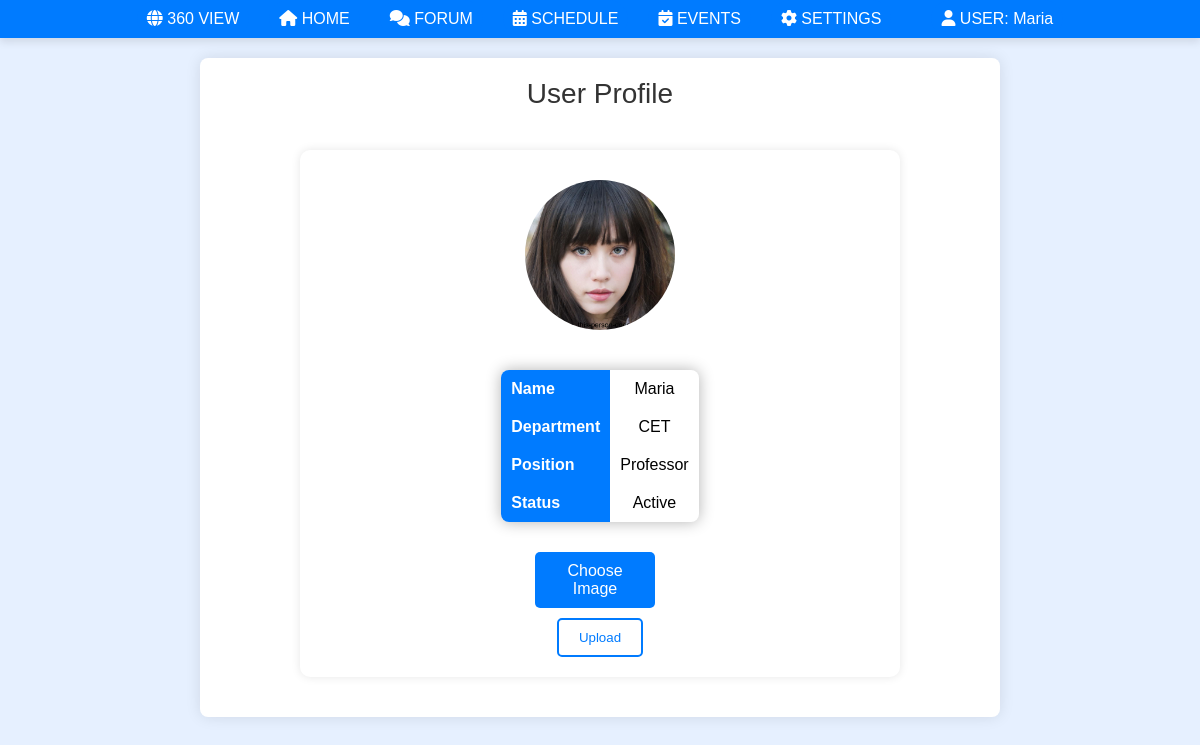
The page /user.php (signed in) on the database its author committed.
### tables this page shows
CREATE TABLE `users` (
  `user_id` int(11) NOT NULL,
  `username` varchar(50) NOT NULL,
  `full_name` varchar(100) DEFAULT NULL,
  `email` varchar(100) NOT NULL,
  `password_hash` varchar(255) NOT NULL,
  `student_num` int(11) DEFAULT NULL,
  `program` varchar(50) DEFAULT NULL,
  `year_level` varchar(10) DEFAULT NULL,
  `student_status` varchar(25) DEFAULT NULL,
  `status` varchar(25) DEFAULT NULL,
  `department` varchar(50) DEFAULT NULL,
  `role` enum('Student','Professor','Admin') NOT NULL DEFAULT 'Student',
  `profile_image` varchar(255) DEFAULT 'default_profile.jpg'
);

### public/user.php (the view, shortened to what this page needs)
<?php
require 'includes/dbh.inc.php';
if (isset($_SESSION['user_id'])) {
    $userId = $_SESSION['user_id'];
}
try {
    $stmt = $pdo->prepare("SELECT username, email, department, student_num, program, year_level, student_status, status, role, profile_image FROM users WHERE user_id = :user_id");
    $stmt->bindParam(':user_id', $userId, PDO::PARAM_INT);
    $stmt->execute();
    $user = $stmt->fetch(PDO::FETCH_ASSOC);
} catch (PDOException $e) {
    echo "Error fetching user details: " . $e->getMessage();
    exit;
}
?>
<!DOCTYPE html>
<html lang="en">
<head>
    <link rel="stylesheet" href="assets/user.css">
    <link rel="stylesheet" href="assets/dropdown.css">
    <link rel="stylesheet" href="https://cdnjs.cloudflare.com/ajax/libs/font-awesome/6.4.0/css/all.min.css">
</head>
<body>
    <div class="top-ribbon">
        <div class="ribbon-button-container dropdown stay">
            <span class="ribbon-button ribbon-trigger dropView"><i class="fas fa-globe"></i> 360 VIEW</span>
        </div>
        <div class="ribbon-button-container stay">
            <a href="home.php" class="ribbon-button"><i class="fas fa-home"></i> HOME</a>
        </div>
        <div class="ribbon-button-container">
            <a href="forum.php" class="ribbon-button"><i class="fas fa-comments"></i> FORUM</a>
        </div>
        <div class="ribbon-button-container">
            <a href="schedule.php" class="ribbon-button"><i class="fas fa-calendar-alt"></i> SCHEDULE</a>
        </div>
        <div class="ribbon-button-container">
            <a href="events.php" class="ribbon-button"><i class="fas fa-calendar-check"></i> EVENTS</a>
        </div>
        <div class="ribbon-button-container">
            <a href="settings.php" class="ribbon-button"><i class="fas fa-cog"></i> SETTINGS</a>
        </div>
        <div class="ribbon-button-container">
            <a href="user.php" class="ribbon-button"><i class="fas fa-user"></i> USER: <?php echo htmlspecialchars($user['username']); ?></a>
        </div>
    </div>
    <div class="user-container">
        <h1>User Profile</h1>
        <div class="profile">
            <div class="card">
                <img src="<?php echo htmlspecialchars($user['profile_image']); ?>" alt="Profile Picture">
                <div id="user-profile">
                    <?php
                    if (empty($user['student_num'])) {
                        echo "
                            <table>
                                <tbody>
                                    <tr>
                                        <th>Name</th>
                                        <td>{$user['username']}</td>
                                    </tr>
                                    <tr>
                                        <th>Department</th>
                                        <td>{$user['department']}</td>
                                    </tr>
                                    <tr>
                                        <th>Position</th>
                                        <td>{$user['role']}</td>
                                    </tr>
                                    <tr>
                                        <th>Status</th>
                                        <td>{$user['status']}</td>
                                    </tr>
                                </tbody>
                            </table>
                        ";
                    }
                    ?>
                </div>
                <div class="button-container">
                    <form action="<?php echo htmlspecialchars($_SERVER["PHP_SELF"]); ?>" method="post" enctype="multipart/form-data">
                        <div class="file-input">
                            <label for="input-file" class="button">Choose Image</label>
                        </div>
                        <button type="submit" class="upload-button">Upload</button>
                    </form>
                </div>
            </div>
        </div>
    </div>
</body>
</html>

### public/assets/user.css (style rules this page uses)
body { font-family: Arial, sans-serif; background-color: #e6f0ff; display: flex; flex-direction: column; align-items: center; height: 100vh; margin: 0; }
.top-ribbon { background-color: #007bff; width: 100%; padding: 10px 0; display: flex; justify-content: center; box-shadow: 0 4px 8px rgba(0, 0, 0, 0.1); }
.ribbon-button-container { margin: 0 10px; }
.ribbon-button { padding: 10px 20px; background-color: #007bff; color: white; text-decoration: none; border-radius: 20px; font-size: 16px; transition: background-color 0.3s, color 0.3s; }
* { margin: 0; padding: 0; box-sizing: border-box; font-family: 'Poppins', sans-serif; }
.user-container { background-color: #ffffff; padding: 20px; border-radius: 8px; box-shadow: 0 0 15px rgba(0, 0, 0, 0.1); text-align: center; margin-top: 20px; display: flex; flex-direction: column; align-items: center; width: 80%; max-width: 800px; }
.user-container h1 { margin-bottom: 20px; font-size: 28px; color: #333; font-weight: 300; }
#user-profile { display: flex; flex-direction: column; align-items: center; gap: 20px; margin-top: 20px; }
.profile { width: 100%; display: flex; align-items: center; justify-content: center; }
.card { background: #fff; display: flex; align-items: center; padding: 20px; width: 80%; max-width: 800px; border-radius: 8px; box-shadow: 0 0 15px rgba(0, 0, 0, 0.1); }
.card img { width: 150px; height: 150px; border-radius: 50%; margin: 10px 20px; }
label { display: block; width: 120px; background: #b5c9f3; padding: 10px; margin: 10px auto; border-radius: 5px; cursor: pointer; font-size: 16px; }
#user-profile table { border-collapse: collapse; box-shadow: 0 0 15px rgba(0, 0, 0, 0.3); border-radius: 8px; width: 100%; }
#user-profile table th { background-color: #007bff; color: white; padding: 10px; text-align: left; font-size: 16px; }
#user-profile table tr:first-child th { border-top-left-radius: 8px; }
#user-profile table tr:last-child th { border-bottom-left-radius: 8px; }
#user-profile table td { padding: 10px; font-size: 16px; }

### public/assets/dropdown.css (style rules this page uses)
.top-ribbon { background-color: #007bff; width: 100%; padding: 10px 0; display: flex; justify-content: center; box-shadow: 0 4px 8px rgba(0, 0, 0, 0.1); }
.ribbon-button-container { margin: 0 10px; display: block; }
.ribbon-button { padding: 10px 10px; background-color: #007bff; color: white; text-decoration: none; border-radius: 20px; font-size: 16px; transition: background-color 0.3s, color 0.3s; }
.dropdown { position: relative; padding-top: 0px; padding-bottom: 0px; }
.ribbon-trigger { cursor: pointer; display: none; }
.stay .ribbon-trigger { display: unset; }

### public/user.php (style rules this page uses)
.user-container { display: flex; flex-direction: column; align-items: center; justify-content: center; margin-top: 20px; }
.profile { display: flex; flex-direction: column; align-items: center; justify-content: center; margin-top: 20px; text-align: center; }
.card { display: flex; flex-direction: column; align-items: center; justify-content: center; background-color: white; padding: 20px; border-radius: 10px; box-shadow: 0 0 10px rgba(0, 0, 0, 0.1); width: 80%; max-width: 600px; margin-bottom: 20px; }
.card img { width: 150px; height: 150px; object-fit: cover; border-radius: 50%; margin-bottom: 20px; }
.button-container { display: flex; align-items: center; justify-content: center; margin-top: 20px; width: 100%; }
.file-input { position: relative; overflow: hidden; margin-right: 10px; }
.button, .upload-button { display: inline-block; padding: 10px 20px; background-color: #007BFF; color: white; text-decoration: none; border: none; border-radius: 5px; cursor: pointer; transition: background-color 0.3s; }
.upload-button { background-color: white; color: #007BFF; border: 2px solid #007BFF; }

### rows shown on the page
users: username "Maria", profile_image (picture), department "CET", role "Professor", status "Active"
